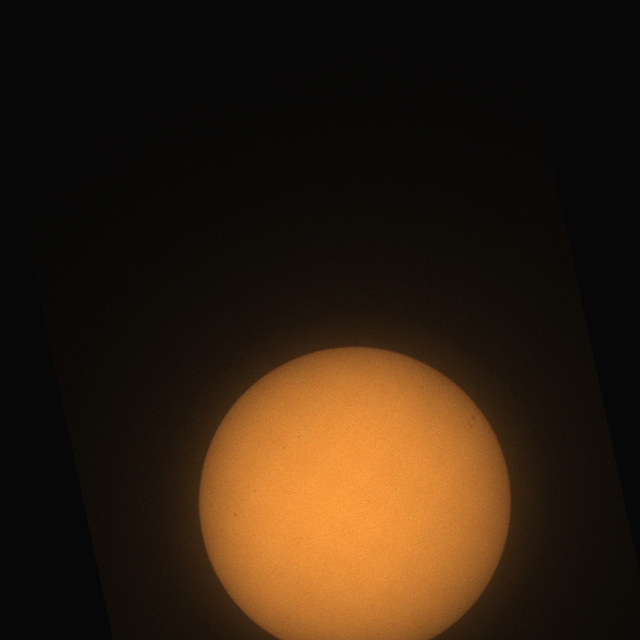
#> input picture YoloModel/SunspotsYoloDataset/test/images/2024-05-01_14-21-02_1.jpeg0-0-0.jpg, 640 x 640 px, given as the content of the folder ../images/2011/01/01, which was not available
$ python sectors.py
#> lines starting #> are read from the running program, lines starting #| are printed output that depends on the picture; after the words box and inside, x2 and y2 are one past the last pixel; in counts of white or black regions, pixels touching at a corner belong together; pictures that were not available may be replaced by others from this repository, and a replacement may not be noted
import sys
import cv2
import os
import subprocess
from datetime import datetime, timedelta
import numpy as np


def prepare_sun(dir):
    f = cv2.imread(dir)
    c = cv2.inRange(f, (0, 20, 50), (255, 255, 255))
    cnt, _ = cv2.findContours(c, cv2.RETR_EXTERNAL, cv2.CHAIN_APPROX_SIMPLE)
    img = np.zeros_like(c)
    cnt = sorted(cnt, key=lambda x: -cv2.contourArea(x))
    moments = cv2.moments(cnt[0])
    if moments["m00"] != 0:
        cx = moments["m10"] / moments["m00"]
        cy = moments["m01"] / moments["m00"]
    else:
        cx, cy = 0, 0

    cnew = []
    for point in cnt[0]:
        x, y = point[0]
        x_new = cx + (x - cx) * (1 - 50 / cv2.arcLength(cnt[0], True))
        y_new = cy + (y - cy) * (1 - 50 / cv2.arcLength(cnt[0], True))
        cnew.append([[int(x_new), int(y_new)]])

    cv2.drawContours(img, [np.array(cnew)], -1, (255, 255, 255), cv2.FILLED)
    res = cv2.bitwise_and(f, f, mask=img)
    res[img < 5] = [255, 255, 255]
    cv2.imwrite(dir, res)


start_date = datetime(2011, 1, 1)
end_date = datetime(2024, 11, 25)

current_date = start_date
while current_date <= end_date:
    print(current_date)
    day, month, year = current_date.day, current_date.month, current_date.year
    files = os.listdir(f"../images/{year}/{str(month).zfill(2)}/{str(day).zfill(2)}")
    files.sort()
    DIR = os.path.join(f"../images/{year}/{str(month).zfill(2)}/{str(day).zfill(2)}", files[0])
    image = cv2.imread(os.path.join(f"../images/{year}/{str(month).zfill(2)}/{str(day).zfill(2)}", files[0]))
#> image is the input picture: shape (640, 640, 3); mean B, G, R 15.6, 31.4, 48.4

    rows, cols = 64, 64
    height, width, _ = image.shape
#> height = 640; width = 640
    sector_height = height // rows
#> sector_height = 10
    sector_width = width // cols
#> sector_width = 10
    scale = 8
    sectors = []
    os.chdir("../sectors/")
    os.makedirs(f'{str(year) + str(month).zfill(2) + str(day).zfill(2)}')
    for i in range(rows):
        for j in range(cols):
            start_y = i * sector_height
            start_x = j * sector_width
            end_y = start_y + sector_height
            end_x = start_x + sector_width
            sector = image[start_y:end_y, start_x:end_x]
            new_size = (sector_width * scale, sector_height * scale)
            resized_sector = cv2.resize(sector, new_size, interpolation=cv2.INTER_LANCZOS4)
            sectors.append(resized_sector)
            cv2.imwrite(f'{str(year)+str(month).zfill(2)+str(day).zfill(2)}/sector_{i}_{j}.jpg', resized_sector)
#> this loop made 64 passes
#> pass 1, `cv2.imwrite(f'{str(year)+str(month).zfill(2)+str(day).zfill(2)}/sector..`:
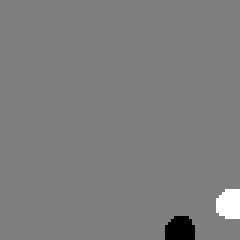
#> saved as sector_0_47.jpg: shape (80, 80, 3) (shown 3 times larger); min 6, max 8, mean 7; drawn with min black and max white
#> pass 1, `cv2.imwrite(f'{str(year)+str(month).zfill(2)+str(day).zfill(2)}/sector..`:
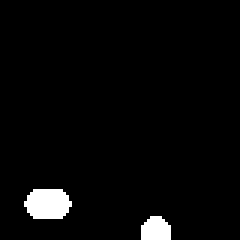
#> saved as sector_0_49.jpg: shape (80, 80, 3) (shown 3 times larger); values 7 (black) and 8 (white), 3.1% white; 2 white regions, box (x1, y1, x2, y2) and area: (8, 63, 24, 73) 132, (47, 72, 57, 80) 68
#> pass 1, `cv2.imwrite(f'{str(year)+str(month).zfill(2)+str(day).zfill(2)}/sector..`:
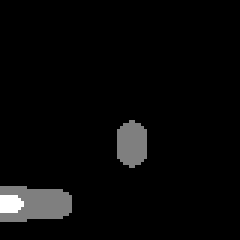
#> saved as sector_0_50.jpg: shape (80, 80, 3) (shown 3 times larger); min 7, max 9, mean 7.07; drawn with min black and max white
#> after the loop, sectors = 4096 items
#> (the run stopped early here; a loop or call above may not have finished)
